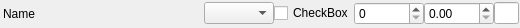
<?xml version="1.0" encoding="UTF-8"?>
<ui version="4.0">
 <class>FormCmdParam</class>
 <widget class="QWidget" name="FormCmdParam">
  <property name="geometry">
   <rect>
    <x>0</x>
    <y>0</y>
    <width>520</width>
    <height>28</height>
   </rect>
  </property>
  <property name="windowTitle">
   <string>Form</string>
  </property>
  <layout class="QGridLayout" name="gridLayout">
   <property name="leftMargin">
    <number>3</number>
   </property>
   <property name="topMargin">
    <number>1</number>
   </property>
   <property name="rightMargin">
    <number>1</number>
   </property>
   <property name="bottomMargin">
    <number>1</number>
   </property>
   <property name="spacing">
    <number>1</number>
   </property>
   <item row="0" column="1">
    <layout class="QHBoxLayout" name="horizontalLayout">
     <property name="spacing">
      <number>0</number>
     </property>
     <property name="sizeConstraint">
      <enum>QLayout::SetMaximumSize</enum>
     </property>
     <property name="leftMargin">
      <number>0</number>
     </property>
     <item>
      <widget class="QComboBox" name="cboValue">
       <property name="minimumSize">
        <size>
         <width>70</width>
         <height>0</height>
        </size>
       </property>
      </widget>
     </item>
     <item>
      <widget class="QCheckBox" name="chkValue">
       <property name="text">
        <string>CheckBox</string>
       </property>
      </widget>
     </item>
     <item>
      <widget class="QSpinBox" name="nudInt">
       <property name="minimumSize">
        <size>
         <width>70</width>
         <height>0</height>
        </size>
       </property>
      </widget>
     </item>
     <item>
      <widget class="QDoubleSpinBox" name="nudFloat">
       <property name="minimumSize">
        <size>
         <width>70</width>
         <height>0</height>
        </size>
       </property>
      </widget>
     </item>
     <item>
      <widget class="QLineEdit" name="txtValue"/>
     </item>
     <item>
      <spacer name="horizontalSpacer">
       <property name="orientation">
        <enum>Qt::Horizontal</enum>
       </property>
       <property name="sizeHint" stdset="0">
        <size>
         <width>40</width>
         <height>20</height>
        </size>
       </property>
      </spacer>
     </item>
    </layout>
   </item>
   <item row="0" column="0">
    <widget class="QLabel" name="lblName">
     <property name="sizePolicy">
      <sizepolicy hsizetype="Preferred" vsizetype="Preferred">
       <horstretch>0</horstretch>
       <verstretch>0</verstretch>
      </sizepolicy>
     </property>
     <property name="minimumSize">
      <size>
       <width>200</width>
       <height>0</height>
      </size>
     </property>
     <property name="text">
      <string>Name</string>
     </property>
    </widget>
   </item>
  </layout>
 </widget>
 <resources/>
 <connections/>
</ui>
